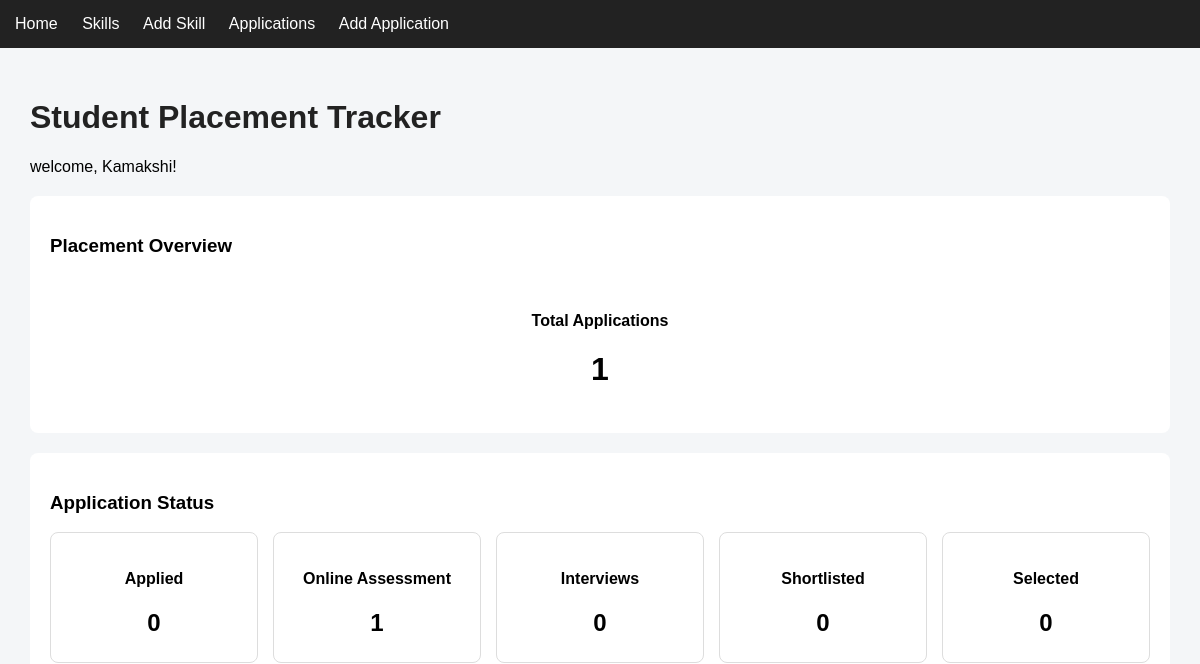
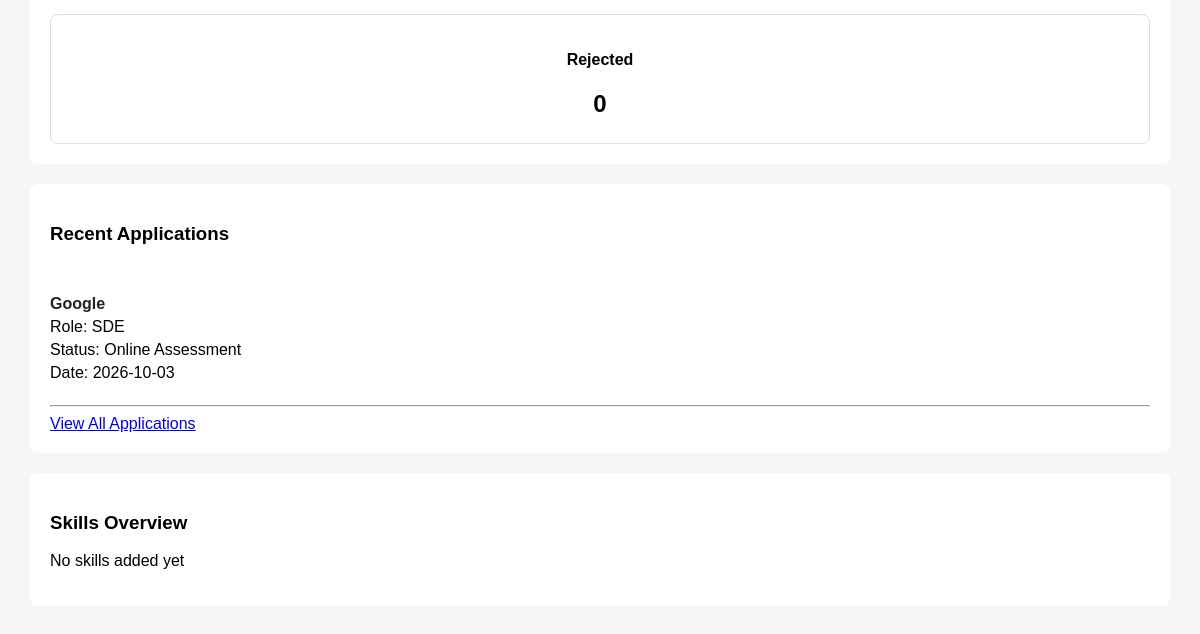
Before: / with the older database file (2 pictures, top to bottom).
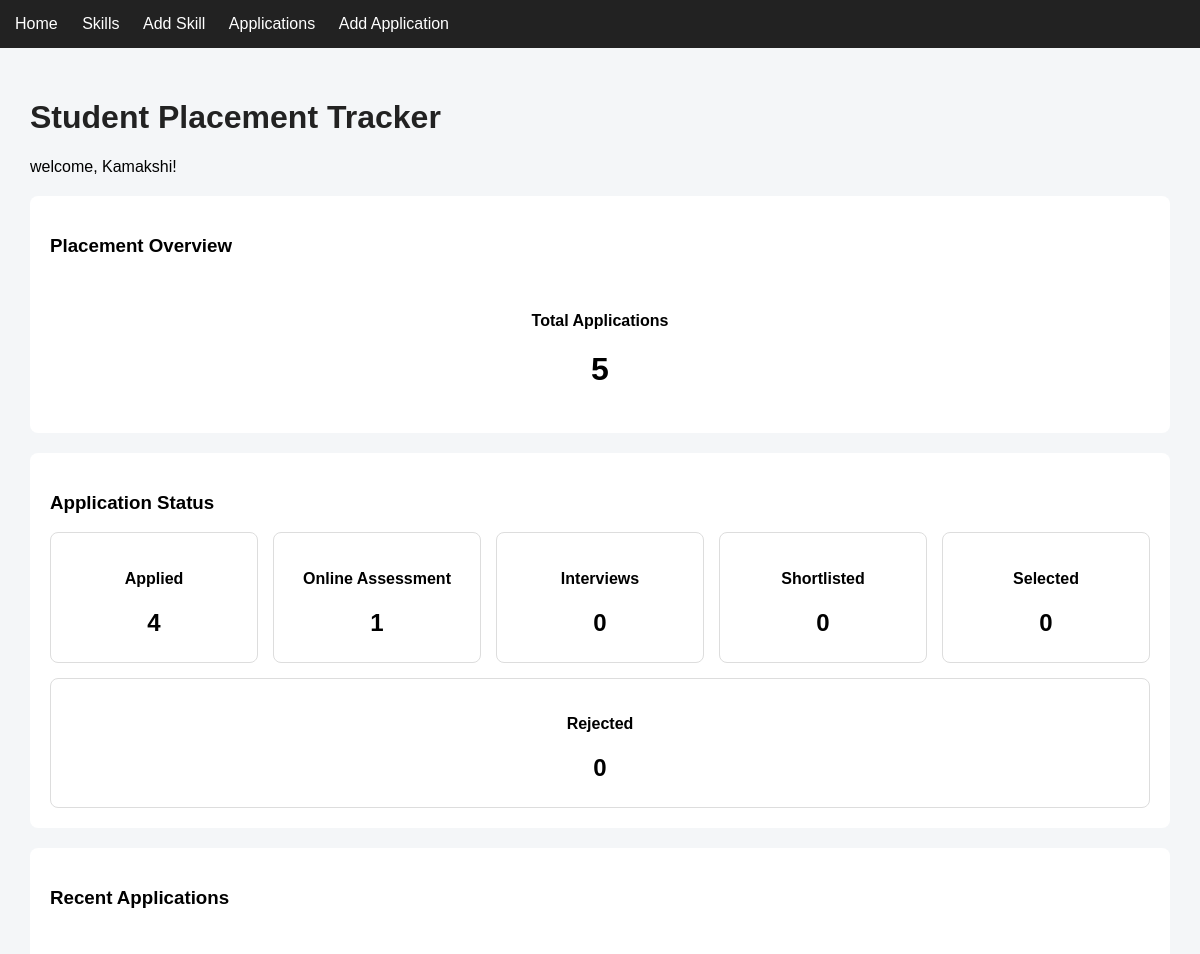
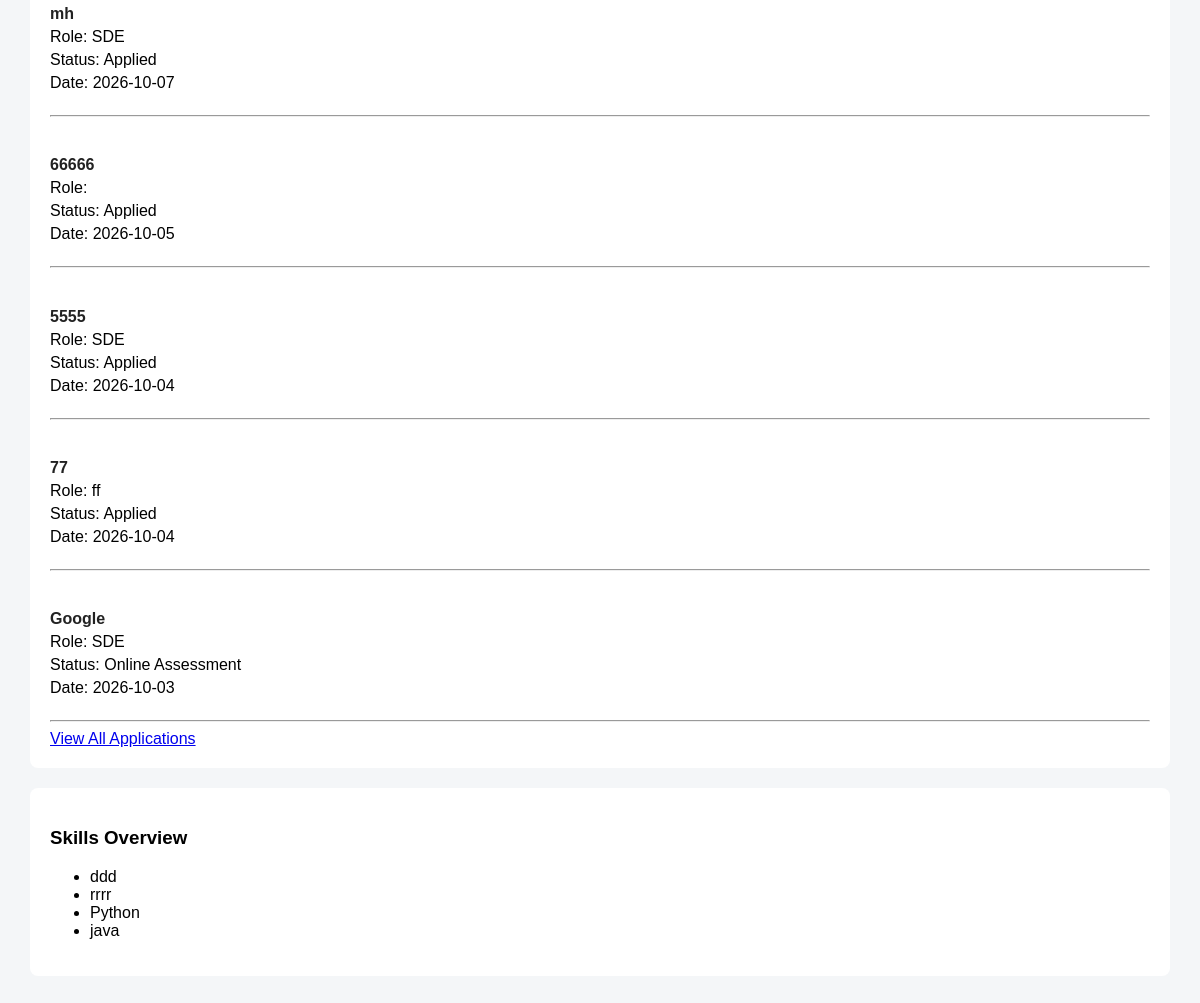
After: the same page with the newer database file (2 pictures, top to bottom).
### app.py (models this page shows)
class Application(db.Model):
    id = db.Column(db.Integer, primary_key=True)
    company = db.Column(db.String(100), nullable=False)
    role = db.Column(db.String(100), nullable=False)
    status = db.Column(db.String(50), nullable=False)
    application_date = db.Column(db.Date, nullable=False)
    notes = db.Column(db.Text)

class Skill(db.Model):
    id = db.Column(db.Integer, primary_key=True)
    name = db.Column(db.String(100), nullable=False)
    category = db.Column(db.String(100), nullable=False)
    level = db.Column(db.String(50), nullable=False)

### app.py (the view)
@app.route("/")
def home():
    applications = Application.query.all()
    skills = Skill.query.all()
    applications_count = len(applications)
    interviews_count = Application.query.filter_by(status="Interview").count()
    rejected_count = Application.query.filter_by(status="Rejected").count()
    applied_count = Application.query.filter_by(status="Applied").count()
    assessment_count = Application.query.filter_by(status="Online Assessment").count()
    shortlisted_count = Application.query.filter_by(status="Shortlisted").count()
    selected_count = Application.query.filter_by(status="Selected").count()
    recent_applications = Application.query.order_by(Application.application_date.desc()).limit(5).all()
    return render_template(
        "home.html",
        name="Kamakshi",
        applications_count=applications_count,
        interviews_count=interviews_count,
        rejected_count=rejected_count,
        applied_count=applied_count,
        assessment_count=assessment_count,
        shortlisted_count=shortlisted_count,
        selected_count=selected_count,
        skills=skills,
        recent_applications=recent_applications
    )

### templates/home.html
{% extends 'base.html' %}
{% block content %}
    <h1>Student Placement Tracker</h1>
    <p>welcome, {{name}}!</p>
    <div class="card">
        <h3>Placement Overview</h3>
        <div class="total-applications">
            <h4>Total Applications</h4>
            <p>{{ applications_count }}</p>
        </div>
    </div>
    <div class="card">
        <h3>Application Status</h3>
        <div class="stats-container">
            <div class="stat-card">
                <h4>Applied</h4>
                <p>{{ applied_count }}</p>
            </div>
            <div class="stat-card">
                <h4>Online Assessment</h4>
                <p>{{ assessment_count }}</p>
            </div>
            <div class="stat-card">
                <h4>Interviews</h4>
                <p>{{ interviews_count }}</p>
            </div>
            <div class="stat-card">
                <h4>Shortlisted</h4>
                <p>{{ shortlisted_count }}</p>
            </div>
            <div class="stat-card">
                <h4>Selected</h4>
                <p>{{ selected_count }}</p>
            </div>
            <div class="stat-card">
                <h4>Rejected</h4>
                <p>{{ rejected_count }}</p>
            </div>
        </div>
    </div>
    <div class="card">
        <h3>Recent Applications</h3>
        {% if recent_applications %}
            {% for application in recent_applications %}
                <div class="application-item">
                    <h4>
                        <a href="{{ url_for('edit_application', application_id=application.id) }}">
                            {{ application.company }}
                        </a>
                    </h4>
                    <p>Role: {{ application.role }}</p>
                    <p>Status: {{ application.status }}</p>
                    <p>Date: {{ application.application_date }}</p>
                </div>
                <hr>
            {% endfor %}
        {% else %}
            <p>No applications yet.</p>
        {% endif %}
        <a href="{{ url_for('applications') }}">
            View All Applications
        </a>
    </div>
    <div class="card">
            <h3>Skills Overview</h3>
        {% if skills %}
        <ul>
            {% for skill in skills %}
                <li>{{skill.name}}</li>
            {% endfor %}
        </ul>
        {% else %}
            <p>No skills added yet</p>
        {% endif %}
    </div>
{% endblock %}

### templates/base.html (shortened to what this page needs)
<!DOCTYPE html>
<html lang="en">
<head>
    <link rel="stylesheet" href="{{url_for('static', filename='css/style.css')}}">
</head>
<body>
    <nav>
        <a href="{{url_for('home')}}">Home</a>
        <a href="{{url_for('skills')}}">Skills</a>
        <a href="{{ url_for('add_skill') }}">Add Skill</a>
        <a href="{{url_for('applications')}}">Applications</a>
        <a href="{{ url_for('add_application') }}">Add Application</a>
    </nav>
    <main>
        {% block content %}
        {% endblock %}
    </main>
</body>
</html>

### static/css/style.css (style rules this page uses)
body { font-family: Arial, sans-serif; margin:0; background-color: #f4f6f8; }
nav { background-color: #222; padding: 15px; }
nav a { color: white; text-decoration: none; margin-right: 20px; }
main { padding: 30px; }
h1 { color: #222; }
.card { background-color: white; padding: 20px; margin-top: 20px; border-radius: 8px; }
.total-applications { text-align: center; padding: 15px; }
.total-applications p { font-size: 32px; font-weight: bold; margin: 10px 0; }
.stats-container { display: flex; flex-wrap: wrap; gap: 15px; }
.stat-card { flex: 1; min-width: 150px; padding: 15px; text-align: center; border: 1px solid #ddd; border-radius: 8px; }
.stat-card p { font-size: 24px; font-weight: bold; margin: 10px 0; }
.application-item { padding: 10px 0; }
.application-item h4 { margin-bottom: 5px; }
.application-item p { margin: 5px 0; }
.application-item a { color: #222; text-decoration: none; }

Changed rows visible on the page:
added Application: company "mh", role "SDE", status "Applied", application_date "2026-10-07"
added Application: company "66666", status "Applied", application_date "2026-10-05"
added Application: company "5555", role "SDE", status "Applied", application_date "2026-10-04"
added Application: company "77", role "ff", status "Applied", application_date "2026-10-04"
added Skill: name "ddd"
added Skill: name "rrrr"
added Skill: name "Python"
added Skill: name "java"
Other visible differences:
{{ applications_count }}: "1" → "5"
{{ applied_count }}: "0" → "4"
text no longer shown: "No skills added yet"
